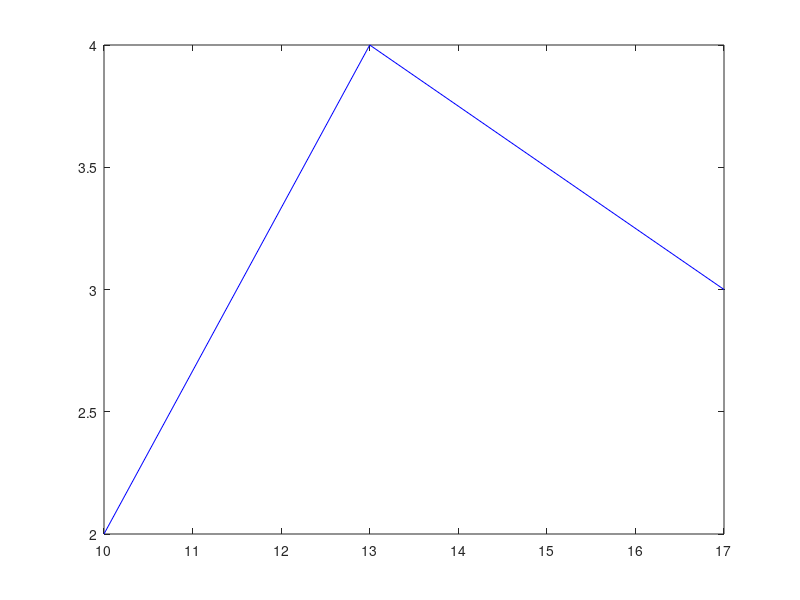

Recreate this plot in MATLAB. (Note: this script raises an error after producing the figure.)
% Test file for radiusFrom3Pts function visually
p1 = [10 2 0];
p2 = [13 4 0];
p3 = [17 3 0];

a = [p1; p2 ; p3];

plot(a(:,1), a(:,2), 'b-');

title(num2str(radiusFrom3Pts(p1, p2, p3)));

C = createCircle(p1(1:2), p2(1:2), p3(1:2))
